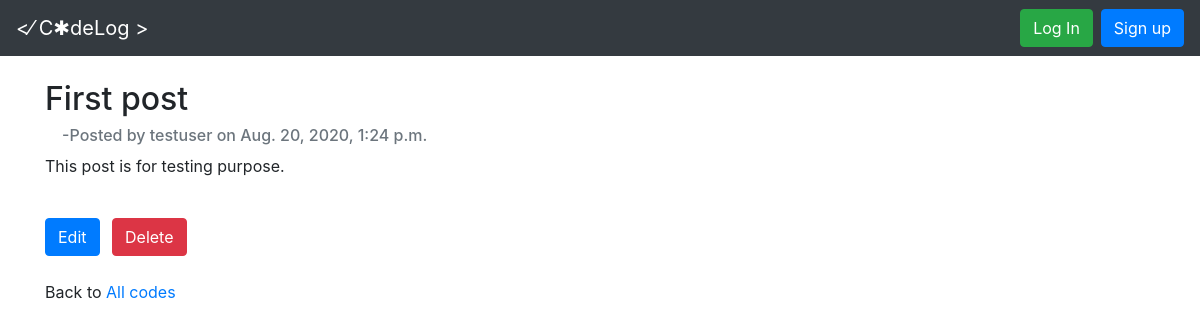
The app's page /codes/1/ with its own data.
### codes/models.py (models this page shows, shortened)
class Code(models.Model):
    title = models.CharField(max_length = 255)
    body = models.TextField()
    date = models.DateTimeField(auto_now_add = True)
    author = models.ForeignKey(
        get_user_model(),
        on_delete = models.CASCADE,
    )

### users/models.py (models this page shows)
class CustomUser(AbstractUser):
    age = models.PositiveIntegerField(null = True, blank = True)

### codes/views.py (the view)
# urls.py: path('<int:pk>/', CodeDetailView.as_view(), name = 'code_detail'),
class CodeDetailView(DetailView):
    model = Code
    template_name = 'code_detail.html'

### templates/code_detail.html (shortened to what this page needs)
{% extends 'base.html' %}
{% block content %}
    <h2>{{object.title}}</h2>
    <h6 class="text-muted">&nbsp &nbsp -Posted by {{object.author}} on {{object.date}}</h6>
    <p>{{object.body}}</p>
    <br>
    <a href="{% url 'code_edit' code.pk %}"><button class="btn btn-primary">Edit</button></a>
    <a href="{% url 'code_delete' code.pk %}"><button class="btn btn-danger ml-2">Delete</button></a>
    <br><br>
    <p>Back to <a href="{% url 'code_list' %}">All codes</a></p>
{% endblock content %}

### records on screen
Code: title "First post", author "testuser", date "Aug. 20, 2020, 1:24 p.m.", body "This post is for testing purpose."
